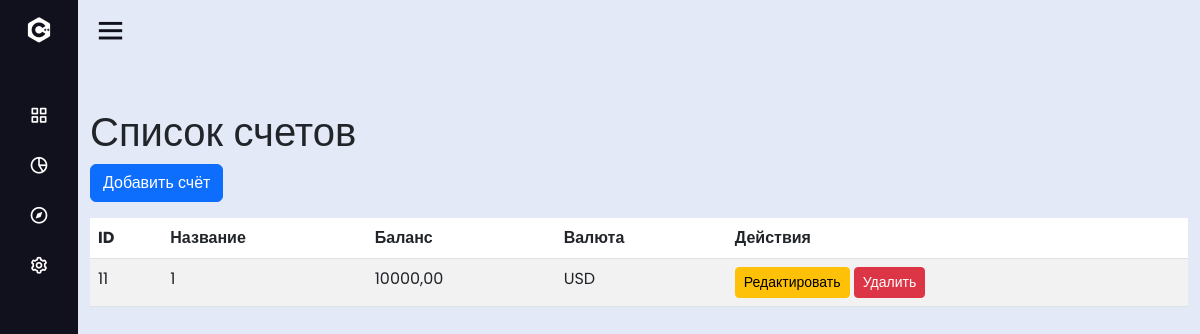
The page /initial/accounts/ (signed in) on the database as committed earlier.
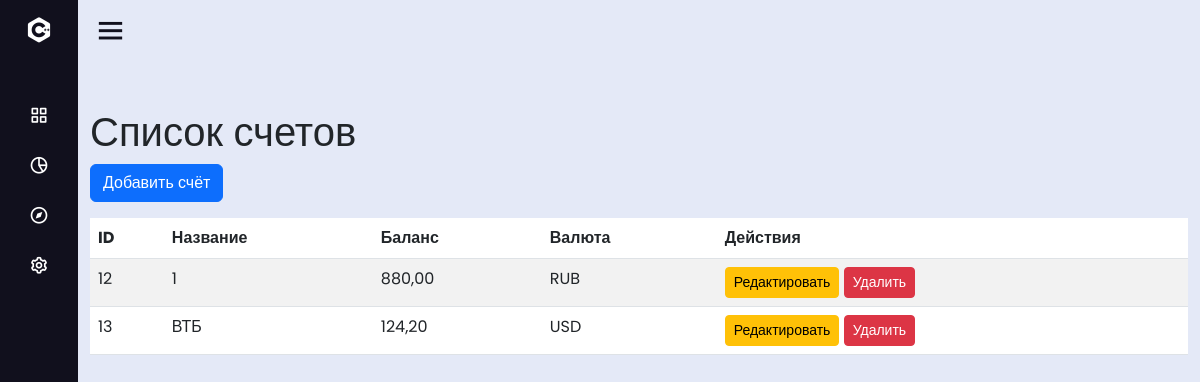
The same page on the database as committed later.
### ms/models.py (models this page shows, shortened)
class Account(models.Model):
    user = models.ForeignKey(User, on_delete=models.CASCADE, related_name='accounts')
    name = models.CharField(max_length=50)
    balance = models.DecimalField(max_digits=10, decimal_places=2, default=0.00)
    currency = models.ForeignKey(
        Currency,
        on_delete=models.SET_NULL,  # При удалении счета валюта останется в базе, но сбрасывается на NULL
        null=True,  # Разрешаем пустое значение для валюты
        blank=True,  # Разрешаем пустое значение в формах
        default=1  # Можно указать ID валюты RUB, если она обязательна
    )
    class Meta:
        unique_together = ('user', 'name')  # Уникальные счета для каждого пользователя

class Currency(models.Model):
    code = models.CharField(max_length=3, unique=True)  # Код валюты (например, USD, EUR)
    name = models.CharField(max_length=50)  # Название валюты (например, "Доллар США")
    rate_to_base = models.DecimalField(  # Курс обмена к базовой валюте
        max_digits=10, decimal_places=4, default=1.0,
        help_text="Курс относительно базовой валюты (например, RUB=1.0)"
    )

### ms/views.py (the view)
# urls.py: path('initial/accounts/', views.accounts_view, name='accounts'),
@login_required
def accounts_view(request):
    accounts = Account.objects.filter(user=request.user)
    return render(request, 'ms/home/initial/accounts/account.html', {'accounts': accounts})

### ms/templates/ms/home/initial/accounts/account.html (shortened to what this page needs)
<!DOCTYPE html>
{% extends 'ms/home/initial/initial.html' %}
{% block content %}
<html lang="en">
<head>
  <link href="https://cdn.jsdelivr.net/npm/bootstrap@5.3.0/dist/css/bootstrap.min.css" rel="stylesheet">
</head>
<body>
<div class="container mt-5">
  <h1>Список счетов</h1>
  <button class="btn btn-primary mb-3" data-bs-target="#accountModal" data-bs-toggle="modal"
          onclick="openAccountModal()">Добавить счёт
  </button>
  <table class="table table-striped">
    <thead>
    <tr>
      <th>ID</th>
      <th>Название</th>
      <th>Баланс</th>
      <th>Валюта</th>
      <th>Действия</th>
    </tr>
    </thead>
    <tbody>
    {% for account in accounts %}
    <tr>
      <td>{{ account.id }}</td>
      <td>{{ account.name }}</td>
      <td>{{ account.balance }}</td>
      <td>{{ account.currency.code }}</td>
      <td>
        <button class="btn btn-warning btn-sm" data-bs-target="#accountModal" data-bs-toggle="modal"
                onclick="openAccountModal({{ account.id }})">Редактировать
        </button>
        <button class="btn btn-danger btn-sm" onclick="deleteAccount({{ account.id }})">Удалить</button>
      </td>
    </tr>
    {% endfor %}
    </tbody>
  </table>
</div>
</body>
</html>
{% endblock %}

### ms/templates/ms/home/initial/initial.html (shortened to what this page needs)
<!DOCTYPE html>
<html dir="ltr" lang="en">
<head>
  {% load static %}
  <link href="{% static 'ms/initial/style.css' %}" rel="stylesheet">
  <link href='https://unpkg.com/boxicons@2.0.7/css/boxicons.min.css' rel='stylesheet'>
  <link href="https://cdn.jsdelivr.net/npm/bootstrap@5.3.0/dist/css/bootstrap.min.css" rel="stylesheet">
</head>
<body>
<div class="sidebar close">
  <div class="logo-details">
    <i class='bx bxl-c-plus-plus'></i>
  </div>
  <ul class="nav-links">
    <li>
      <a href="/initial/categories/">
        <i class='bx bx-grid-alt'></i>
      </a>
    </li>
    <li>
      <a href="/initial/transaction">
        <i class='bx bx-pie-chart-alt-2'></i>
      </a>
    </li>
    <li>
      <a href="/initial/accounts">
        <i class='bx bx-compass'></i>
      </a>
    </li>
    <li>
      <a data-bs-target="#settingsModal" data-bs-toggle="modal" href="#">
        <i class='bx bx-cog'></i>
      </a>
    </li>
  </ul>
</div>
<section class="home-section">
  <div class="home-content">
    <i class='bx bx-menu'></i>
  </div>
  {% block content %}
  {% endblock %}
</section>
</body>
</html>

### ms/static/ms/initial/style.css (style rules this page uses)
* { margin: 0; padding: 0; box-sizing: border-box; font-family: 'Poppins', sans-serif; }
.sidebar { position: fixed; top: 0; left: 0; height: 100%; width: 260px; background: #11101d; z-index: 100; transition: all 0.5s ease; }
.sidebar.close { width: 78px; }
.sidebar .logo-details { height: 60px; width: 100%; display: flex; align-items: center; }
.sidebar .logo-details i { font-size: 30px; color: #fff; height: 50px; min-width: 78px; text-align: center; line-height: 50px; }
.sidebar .nav-links { height: 100%; padding: 30px 0 150px 0; overflow: auto; }
.sidebar.close .nav-links { overflow: visible; }
.sidebar .nav-links li { position: relative; list-style: none; transition: all 0.4s ease; }
.sidebar .nav-links li i { height: 50px; min-width: 78px; text-align: center; line-height: 50px; color: #fff; font-size: 20px; cursor: pointer; transition: all 0.3s ease; }
.sidebar .nav-links li a { display: flex; align-items: center; text-decoration: none; }
.home-section { position: relative; background: #E4E9F7; height: 100vh; left: 260px; width: calc(100% - 260px); transition: all 0.5s ease; }
.sidebar.close ~ .home-section { left: 78px; width: calc(100% - 78px); }
.home-section .home-content { height: 60px; display: flex; align-items: center; }
.home-section .home-content .bx-menu, .home-section .home-content .text { color: #11101d; font-size: 35px; }
.home-section .home-content .bx-menu { margin: 0 15px; cursor: pointer; }

### ms/templates/ms/home/initial/initial.html (style rules this page uses)
.close { color: #aaa; float: right; font-size: 28px; font-weight: bold; cursor: pointer; }

Rows that differ between the two databases and show on the page:
removed Account: id "11", name "1", balance "10000,00", currency.code "USD"
added Account: id "12", name "1", balance "880,00", currency.code "RUB"
added Account: id "13", name "ВТБ", balance "124,20", currency.code "USD"
